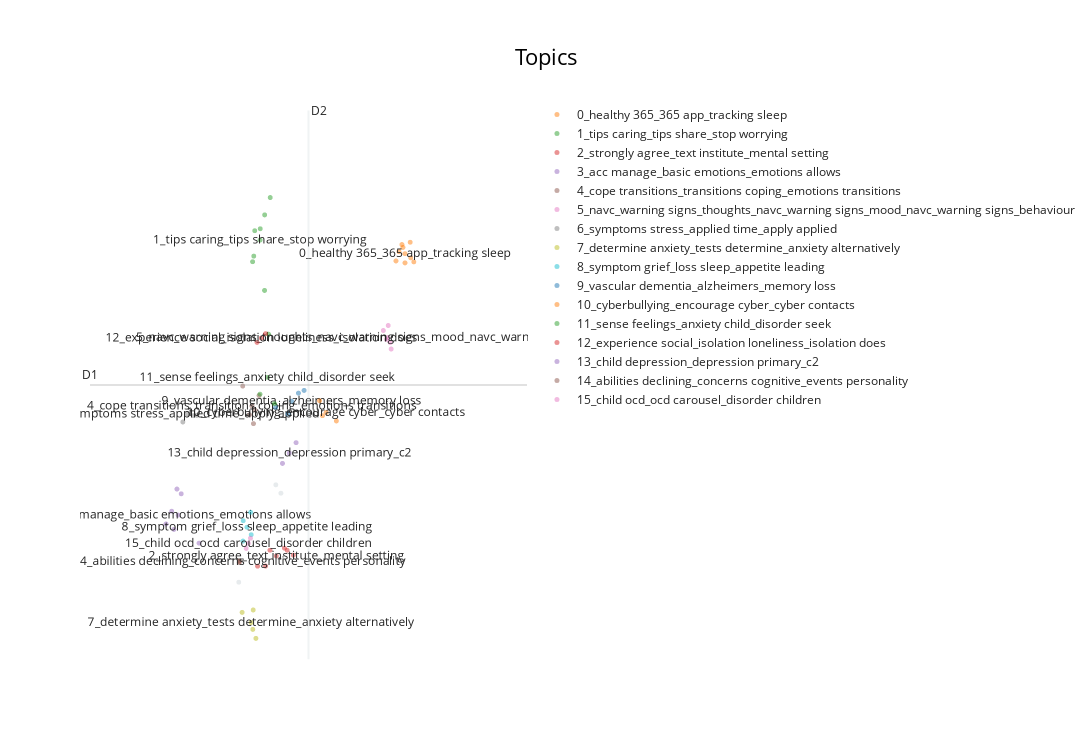

Source (notebook cell):
### Code cell
top_topics = topic_model.get_topic_freq()["Topic"].tolist()
embeddings = topic_model.umap_model.embedding_
hover_data = [
    f"{title} - Topic {topic}"
    # CHANGE THE NAME OF THE PARAM
    for title, topic in zip(doc_titles_mindSG, topics)
]
visualization = topic_model.visualize_documents(
    hover_data,
    reduced_embeddings=embeddings,
    topics=top_topics,
    title="Topics",
)
# CHANGE THE NAME OF THE FILE
result.iloc[:,:-1].to_csv(r"bertopic program subpages\hyperparameter tuning\bertopic_programeSubPages_mindSG_tuned.csv")
visualization.show()

### Figure 1 — Plotly figure (JSON) as saved in the notebook; plotly's stock layout.template omitted (floating-point values rounded to 4 significant figures)
{"data": [{"hoverinfo": "text", "hovertext": ["MindSG - Topic -1", "MindSG - Topic -1", "MindSG - Topic -1", null], "marker": {"color": "#CFD8DC", "opacity": 0.5, "size": 5}, "mode": "markers+text", "name": "other", "showlegend": false, "type": "scattergl", "x": [9.361, 8.11, 8.628, 8.7], "y": [2.443, 1.309, 1.96, 1.904]}, {"hoverinfo": "text", "hovertext": ["MindSG - Topic 0", "MindSG - Topic 0", "MindSG - Topic 0", "MindSG - Topic 0", "MindSG - Topic 0", "MindSG - Topic 0", "MindSG - Topic 0", "MindSG - Topic 0", null], "marker": {"opacity": 0.5, "size": 5}, "mode": "markers+text", "name": "0_healthy 365_365 app_tracking sleep", "text": ["", "", "", "", "", "", "", "", "0_healthy 365_365 app_tracking sleep"], "textfont": {"size": 12}, "type": "scattergl", "x": [10.39, 10.56, 10.51, 10.35, 10.41, 10.31, 10.44, 10.52, 10.44], "y": [3.566, 3.45, 3.581, 3.518, 3.547, 3.456, 3.443, 3.477, 3.505]}, {"hoverinfo": "text", "hovertext": ["MindSG - Topic 1", "MindSG - Topic 1", "MindSG - Topic 1", "MindSG - Topic 1", "Hi #JustCheckingIn - Topic 1", "MindSG - Topic 1", "MindSG - Topic 1", null], "marker": {"opacity": 0.5, "size": 5}, "mode": "markers+text", "name": "1_tips caring_tips share_stop worrying", "text": ["", "", "", "", "", "", "", "1_tips caring_tips share_stop worrying"], "textfont": {"size": 12}, "type": "scattergl", "x": [8.32, 8.411, 8.472, 8.334, 8.55, 8.304, 8.471, 8.409], "y": [3.488, 3.671, 3.764, 3.658, 3.88, 3.451, 3.259, 3.596]}, {"hoverinfo": "text", "hovertext": ["MindSG - Topic 2", "MindSG - Topic 2", "MindSG - Topic 2", "MindSG - Topic 2", "MindSG - Topic 2", "MindSG - Topic 2", null], "marker": {"opacity": 0.5, "size": 5}, "mode": "markers+text", "name": "2_strongly agree_text institute_mental setting", "text": ["", "", "", "", "", "", "2_strongly agree_text institute_mental setting"], "textfont": {"size": 12}, "type": "scattergl", "x": [8.874, 8.75, 8.373, 8.484, 8.547, 8.788, 8.636], "y": [1.49, 1.537, 1.416, 1.417, 1.523, 1.522, 1.484]}, {"hoverinfo": "text", "hovertext": ["MindSG - Topic 3", "How are you feeling today? - Topic 3", "MindSG - Topic 3", "MindSG - Topic 3", "MindSG - Topic 3", "MindSG - Topic 3", null], "marker": {"opacity": 0.5, "size": 5}, "mode": "markers+text", "name": "3_acc manage_basic emotions_emotions allows", "text": ["", "", "", "", "", "", "3_acc manage_basic emotions_emotions allows"], "textfont": {"size": 12}, "type": "scattergl", "x": [7.171, 7.555, 7.092, 7.203, 7.305, 7.245, 7.262], "y": [1.783, 1.57, 1.698, 1.662, 1.9, 1.931, 1.757]}, {"hoverinfo": "text", "hovertext": ["MindSG - Topic 4", "MindSG - Topic 4", "MindSG - Topic 4", "MindSG - Topic 4", "MindSG - Topic 4", null], "marker": {"opacity": 0.5, "size": 5}, "mode": "markers+text", "name": "4_cope transitions_transitions coping_emotions transitions", "text": ["", "", "", "", "", "4_cope transitions_transitions coping_emotions transitions"], "textfont": {"size": 12}, "type": "scattergl", "x": [8.165, 8.316, 8.395, 8.26, 8.337, 8.294], "y": [2.62, 2.369, 2.557, 2.428, 2.46, 2.486]}, {"hoverinfo": "text", "hovertext": ["MindSG - Topic 5", "MindSG - Topic 5", "MindSG - Topic 5", "MindSG - Topic 5", "MindSG - Topic 5", null], "marker": {"opacity": 0.5, "size": 5}, "mode": "markers+text", "name": "5_navc_warning signs_thoughts_navc_warning signs_mood_navc_warning signs_behaviour", "text": ["", "", "", "", "", "5_navc_warning signs_thoughts_navc_warning signs_mood_navc_warning signs_behaviour"], "textfont": {"size": 12}, "type": "scattergl", "x": [10.18, 10.2, 10.23, 10.24, 10.13, 10.2], "y": [2.931, 3.025, 2.911, 2.867, 2.991, 2.945]}, {"hoverinfo": "text", "hovertext": ["MindSG - Topic 6", "MindSG - Topic 6", "MindSG - Topic 6", "MindSG - Topic 6", null], "marker": {"opacity": 0.5, "size": 5}, "mode": "markers+text", "name": "6_symptoms stress_applied time_apply applied", "text": ["", "", "", "", "6_symptoms stress_applied time_apply applied"], "textfont": {"size": 12}, "type": "scattergl", "x": [7.472, 7.252, 7.327, 7.523, 7.393], "y": [2.422, 2.504, 2.38, 2.424, 2.432]}, {"hoverinfo": "text", "hovertext": ["MindSG - Topic 7", "MindSG - Topic 7", "MindSG - Topic 7", "MindSG - Topic 7", null], "marker": {"opacity": 0.5, "size": 5}, "mode": "markers+text", "name": "7_determine anxiety_tests determine_anxiety alternatively", "text": ["", "", "", "", "7_determine anxiety_tests determine_anxiety alternatively"], "textfont": {"size": 12}, "type": "scattergl", "x": [8.157, 8.35, 8.312, 8.307, 8.281], "y": [1.107, 0.9334, 1.123, 0.9935, 1.039]}, {"hoverinfo": "text", "hovertext": ["MindSG - Topic 8", "MindSG - Topic 8", "MindSG - Topic 8", "MindSG - Topic 8", null], "marker": {"opacity": 0.5, "size": 5}, "mode": "markers+text", "name": "8_symptom grief_loss sleep_appetite leading", "text": ["", "", "", "", "8_symptom grief_loss sleep_appetite leading"], "textfont": {"size": 12}, "type": "scattergl", "x": [8.276, 8.169, 8.284, 8.172, 8.225], "y": [1.776, 1.584, 1.626, 1.72, 1.676]}, {"hoverinfo": "text", "hovertext": ["Let’s talk about Vascular Dementia - Topic 9", "MindSG - Topic 9", "MindSG - Topic 9", "MindSG - Topic 9", null], "marker": {"opacity": 0.5, "size": 5}, "mode": "markers+text", "name": "9_vascular dementia_alzheimers_memory loss", "text": ["", "", "", "", "9_vascular dementia_alzheimers_memory loss"], "textfont": {"size": 12}, "type": "scattergl", "x": [9.024, 8.945, 8.626, 8.798, 8.848], "y": [2.591, 2.573, 2.478, 2.434, 2.519]}, {"hoverinfo": "text", "hovertext": ["MindSG - Topic 10", "MindSG - Topic 10", "MindSG - Topic 10", null], "marker": {"opacity": 0.5, "size": 5}, "mode": "markers+text", "name": "10_cyberbullying_encourage cyber_cyber contacts", "text": ["", "", "", "10_cyberbullying_encourage cyber_cyber contacts"], "textfont": {"size": 12}, "type": "scattergl", "x": [9.24, 9.476, 9.282, 9.333], "y": [2.522, 2.387, 2.422, 2.443]}, {"hoverinfo": "text", "hovertext": ["MindSG - Topic 11", "MindSG - Topic 11", "MindSG - Topic 11", null], "marker": {"opacity": 0.5, "size": 5}, "mode": "markers+text", "name": "11_sense feelings_anxiety child_disorder seek", "text": ["", "", "", "11_sense feelings_anxiety child_disorder seek"], "textfont": {"size": 12}, "type": "scattergl", "x": [8.406, 8.527, 8.609, 8.514], "y": [2.566, 2.967, 2.502, 2.678]}, {"hoverinfo": "text", "hovertext": ["MindSG - Topic 12", "MindSG - Topic 12", null], "marker": {"opacity": 0.5, "size": 5}, "mode": "markers+text", "name": "12_experience social_isolation loneliness_isolation does", "text": ["", "", "12_experience social_isolation loneliness_isolation does"], "textfont": {"size": 12}, "type": "scattergl", "x": [8.366, 8.485, 8.426], "y": [2.912, 2.97, 2.941]}, {"hoverinfo": "text", "hovertext": ["MindSG - Topic 13", "MindSG - Topic 13", null], "marker": {"opacity": 0.5, "size": 5}, "mode": "markers+text", "name": "13_child depression_depression primary_c2", "text": ["", "", "13_child depression_depression primary_c2"], "textfont": {"size": 12}, "type": "scattergl", "x": [8.722, 8.912, 8.817], "y": [2.103, 2.242, 2.172]}, {"hoverinfo": "text", "hovertext": ["MindSG - Topic 14", "MindSG - Topic 14", null], "marker": {"opacity": 0.5, "size": 5}, "mode": "markers+text", "name": "14_abilities declining_concerns cognitive_events personality", "text": ["", "", "14_abilities declining_concerns cognitive_events personality"], "textfont": {"size": 12}, "type": "scattergl", "x": [8.116, 8.118, 8.117], "y": [1.44, 1.452, 1.446]}, {"hoverinfo": "text", "hovertext": ["MindSG - Topic 15", "MindSG - Topic 15", null], "marker": {"opacity": 0.5, "size": 5}, "mode": "markers+text", "name": "15_child ocd_ocd carousel_disorder children", "text": ["", "", "15_child ocd_ocd carousel_disorder children"], "textfont": {"size": 12}, "type": "scattergl", "x": [8.274, 8.215, 8.244], "y": [1.603, 1.535, 1.569]}], "layout": {"annotations": [{"showarrow": false, "text": "D1", "x": 6.028, "y": 2.628, "yshift": 10}, {"showarrow": false, "text": "D2", "x": 9.086, "xshift": 10, "y": 4.462}], "height": 750, "shapes": [{"line": {"color": "#CFD8DC", "width": 2}, "type": "line", "x0": 9.086, "x1": 9.086, "y0": 0.7934, "y1": 4.462}, {"line": {"color": "#9E9E9E", "width": 2}, "type": "line", "x0": 6.028, "x1": 12.14, "y0": 2.628, "y1": 2.628}], "title": {"font": {"color": "Black", "size": 22}, "text": "Topics", "x": 0.5, "xanchor": "center", "yanchor": "top"}, "width": 1200, "xaxis": {"visible": false}, "yaxis": {"visible": false}}}
